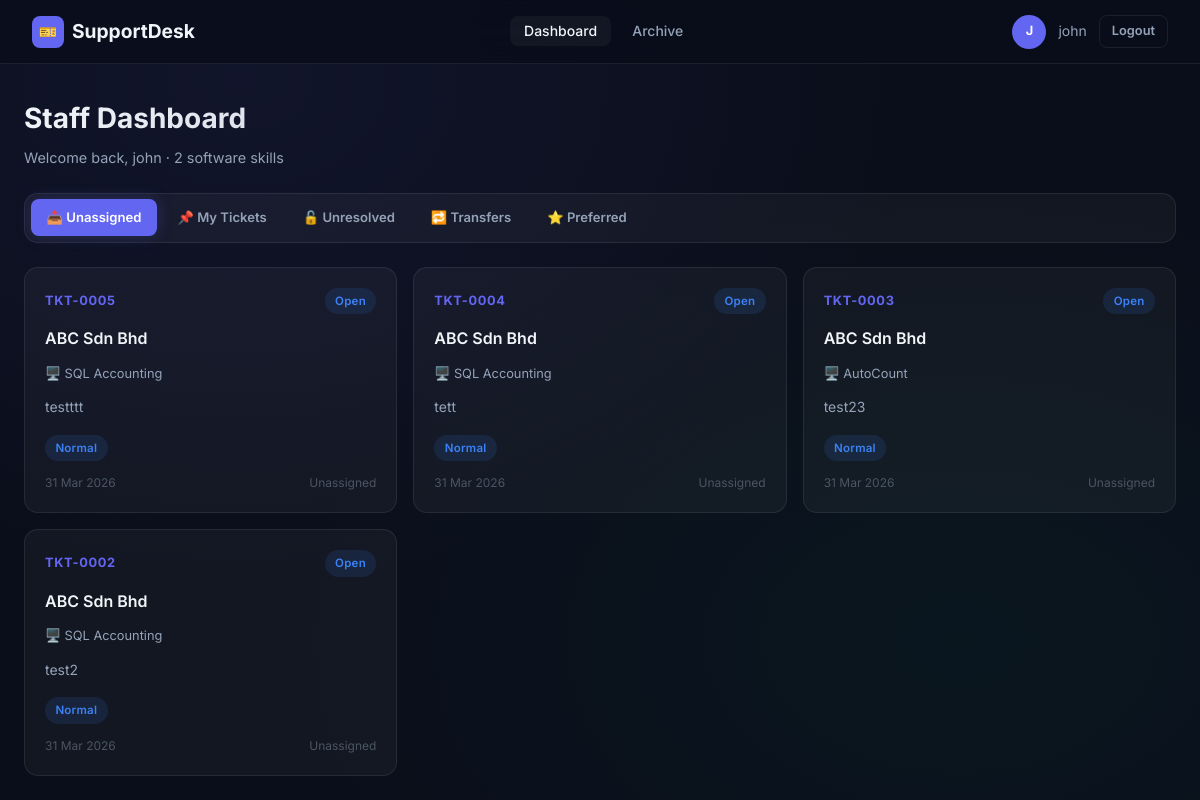
/staff/dashboard (signed in), run on the app's committed database.
### models.py (models this page shows, shortened)
class StaffUser(UserMixin, db.Model):
    __tablename__ = 'staff_users'
    id = db.Column(db.Integer, primary_key=True)
    username = db.Column(db.String(80), unique=True, nullable=False)
    password_hash = db.Column(db.String(200), nullable=False)
    role = db.Column(db.String(20), nullable=False, default='support')  # admin / support
    skills = db.relationship('StaffSkill', backref='staff', lazy=True)

class Ticket(db.Model):
    __tablename__ = 'tickets'
    id = db.Column(db.Integer, primary_key=True)
    ticket_no = db.Column(db.String(20), unique=True, nullable=False)
    company_id = db.Column(db.Integer, db.ForeignKey('customers.id'), nullable=False)
    user_id = db.Column(db.Integer, db.ForeignKey('users.id'), nullable=False)
    software_id = db.Column(db.Integer, db.ForeignKey('software_types.id'), nullable=False)
    description = db.Column(db.Text, nullable=False)
    priority = db.Column(db.String(20), default='Normal')  # Low / Normal / High / Urgent
    attachment = db.Column(db.String(200), nullable=True)
    status = db.Column(db.String(30), default='Open')  # Open / Assigned / In Progress / Closed
    assigned_to = db.Column(db.Integer, db.ForeignKey('staff_users.id'), nullable=True)
    assigned_at = db.Column(db.DateTime, nullable=True)
    support_status_at_creation = db.Column(db.String(20), nullable=False)
    preferred_staff_id = db.Column(db.Integer, db.ForeignKey('staff_users.id'), nullable=True)
    preferred_status = db.Column(db.String(20), nullable=True)  # Pending / Accepted / Rejected
    remote_tool = db.Column(db.String(50), nullable=True)
    remote_id = db.Column(db.String(50), nullable=True)
    remote_password = db.Column(db.String(50), nullable=True)
    staff_remark = db.Column(db.Text, nullable=True)
    created_at = db.Column(db.DateTime, default=db.func.now())
    closed_at = db.Column(db.DateTime, nullable=True)
    software = db.relationship('SoftwareType')
    submitter = db.relationship('User', foreign_keys=[user_id])
    assignee = db.relationship('StaffUser', foreign_keys=[assigned_to])
    preferred_staff = db.relationship('StaffUser', foreign_keys=[preferred_staff_id])
    replies = db.relationship('Reply', backref='ticket', lazy=True, order_by='Reply.created_at')
    transfer_requests = db.relationship('TransferRequest', backref='ticket', lazy=True)

class Customer(db.Model):
    __tablename__ = 'customers'
    id = db.Column(db.Integer, primary_key=True)
    company_name = db.Column(db.String(120), nullable=False)
    support_start = db.Column(db.Date, nullable=False)
    support_end = db.Column(db.Date, nullable=False)
    phone_number = db.Column(db.String(30), nullable=False)
    users = db.relationship('User', backref='company', lazy=True)
    tickets = db.relationship('Ticket', backref='company', lazy=True)
    software_links = db.relationship('CustomerSoftware', backref='customer', lazy=True)

class SoftwareType(db.Model):
    __tablename__ = 'software_types'
    id = db.Column(db.Integer, primary_key=True)
    name = db.Column(db.String(100), nullable=False, unique=True)

### routes/staff.py (the view, shortened to what this page needs)
@staff_bp.route('/dashboard')
@login_required
@require_staff
def dashboard():
    staff = current_user
    my_software_ids = [s.software_id for s in staff.skills]
    tab = request.args.get('tab', 'unassigned')
    if tab == 'unassigned':
        tickets = Ticket.query.filter(
            Ticket.assigned_to == None,
            Ticket.status == 'Open',
            Ticket.software_id.in_(my_software_ids),
            Ticket.preferred_staff_id == None
        ).order_by(Ticket.created_at.desc()).all()
    elif tab == 'my_tickets':
        tickets = Ticket.query.filter(
            Ticket.assigned_to == staff.id,
            Ticket.status != 'Closed'
        ).order_by(Ticket.created_at.desc()).all()
    elif tab == 'unresolved':
        tickets = Ticket.query.filter(
            Ticket.status != 'Closed'
        ).order_by(Ticket.created_at.desc()).all()
    elif tab == 'closed':
        tickets = Ticket.query.filter_by(status='Closed').order_by(Ticket.created_at.desc()).all()
    elif tab == 'customer_assigned':
        tickets = Ticket.query.filter(
            Ticket.preferred_staff_id == staff.id,
            Ticket.preferred_status == 'Pending'
        ).order_by(Ticket.created_at.desc()).all()
    else:
        tickets = []
    transfer_count = TransferRequest.query.filter_by(to_staff_id=staff.id, status='Pending').count()
    customer_assigned_count = Ticket.query.filter_by(preferred_staff_id=staff.id, preferred_status='Pending').count()
    return render_template('staff/dashboard.html',
                           tab=tab,
                           tickets=tickets,
                           transfers=[],
                           transfer_count=transfer_count,
                           customer_assigned_count=customer_assigned_count)

### models.py (called while the page is built)
@login_manager.user_loader
def load_user(user_id):
    if user_id.startswith('staff-'):
        return StaffUser.query.get(int(user_id.split('-')[1]))
    elif user_id.startswith('user-'):
        return User.query.get(int(user_id.split('-')[1]))
    return None

### routes/staff.py (called while the page is built)
def require_staff(f):
    from functools import wraps
    from models import StaffUser
    @wraps(f)
    def decorated(*args, **kwargs):
        if not isinstance(current_user, StaffUser):
            flash('Access denied.', 'error')
            return redirect(url_for('auth.staff_login'))
        return f(*args, **kwargs)
    return decorated

### templates/staff/dashboard.html (shortened to what this page needs)
{% extends 'base.html' %}
{% block content %}
<div class="container">
  <div class="page-header">
    <h1 class="page-title">Staff Dashboard</h1>
    <p class="page-subtitle">Welcome back, {{ current_user.username }} · {{ current_user.skills | length }} software skills</p>
  </div>
  <div class="tabs">
    <a href="?tab=unassigned" class="tab-btn {{ 'active' if tab == 'unassigned' }}">📥 Unassigned</a>
    <a href="?tab=my_tickets" class="tab-btn {{ 'active' if tab == 'my_tickets' }}">📌 My Tickets</a>
    <a href="?tab=unresolved" class="tab-btn {{ 'active' if tab == 'unresolved' }}">🔓 Unresolved</a>
    <a href="?tab=transfers" class="tab-btn {{ 'active' if tab == 'transfers' }}">
      🔁 Transfers
    </a>
    <a href="?tab=customer_assigned" class="tab-btn {{ 'active' if tab == 'customer_assigned' }}">
      ⭐ Preferred
    </a>
  </div>
  {% if tab == 'transfers' %}
    {% if transfers %}
    <div class="ticket-grid">
      {% for tr in transfers %}
      <div class="ticket-card">
        <div class="flex items-center justify-between">
          <span class="ticket-no">{{ tr.ticket.ticket_no }}</span>
          <span class="badge badge-pending">Pending Transfer</span>
        </div>
        <div class="ticket-company">{{ tr.ticket.company.company_name }}</div>
        <div class="ticket-software">🖥️ {{ tr.ticket.software.name }}</div>
        <div class="ticket-desc">{{ tr.ticket.description }}</div>
        {% if tr.reason %}
        <div style="font-size:0.8rem; color:var(--text-muted); font-style:italic;">Reason: {{ tr.reason }}</div>
        {% endif %}
        <div class="flex gap-2 mt-4">
          <form method="POST" action="{{ url_for('staff.approve_transfer', request_id=tr.id) }}">
            <button type="submit" id="btn-approve-{{ tr.id }}" class="btn btn-success btn-sm">✅ Accept</button>
          </form>
          <form method="POST" action="{{ url_for('staff.reject_transfer', request_id=tr.id) }}">
            <button type="submit" id="btn-reject-{{ tr.id }}" class="btn btn-danger btn-sm">❌ Reject</button>
          </form>
          <a href="{{ url_for('staff.ticket_detail', ticket_id=tr.ticket_id) }}" class="btn btn-ghost btn-sm">View →</a>
        </div>
        <div class="ticket-footer">
          <span>From: {{ tr.from_staff.username }}</span>
          <span>{{ tr.created_at.strftime('%d %b %Y') }}</span>
        </div>
      </div>
      {% endfor %}
    </div>
    {% else %}
    <div class="empty-state">
      <div class="icon">🔁</div>
      <h3>No pending transfer requests</h3>
      <p>You'll see transfer requests directed to you here.</p>
    </div>
    {% endif %}
  {% else %}
    {% if tickets %}
    <div class="ticket-grid">
      {% for ticket in tickets %}
      <a href="{{ url_for('staff.ticket_detail', ticket_id=ticket.id) }}" style="text-decoration:none;">
        <div class="ticket-card priority-{{ ticket.priority }}">
          <div class="flex items-center justify-between">
            <span class="ticket-no">{{ ticket.ticket_no }}</span>
            <span class="badge badge-{{ ticket.status.lower().replace(' ','') }}">{{ ticket.status }}</span>
          </div>
          <div class="ticket-company">{{ ticket.company.company_name }}</div>
          <div class="ticket-software">🖥️ {{ ticket.software.name }}</div>
          <div class="ticket-desc">{{ ticket.description }}</div>
          <div class="ticket-meta">
            <span class="badge priority-badge-{{ ticket.priority }}">{{ ticket.priority }}</span>
          </div>
          <div class="ticket-footer">
            <span>{{ ticket.created_at.strftime('%d %b %Y') }}</span>
            {% if ticket.assignee %}
            <span>👤 {{ ticket.assignee.username }}</span>
            {% else %}
            <span style="color:var(--text-muted);">Unassigned</span>
            {% endif %}
          </div>
        </div>
      </a>
      {% endfor %}
    </div>
    {% else %}
    <div class="empty-state">
      <div class="icon">📭</div>
      <h3>No tickets found</h3>
      <p>Nothing here in this category right now.</p>
    </div>
    {% endif %}
  {% endif %}
</div>
{% endblock %}

### templates/base.html (shortened to what this page needs)
<!DOCTYPE html>
<html lang="en">
<head>
  <link rel="stylesheet" href="{{ url_for('static', filename='css/style.css') }}" />
</head>
<body>
{% if current_user.is_authenticated %}
<nav class="navbar">
  <div style="display:flex; align-items:center; gap:1rem;">
    <a href="#" class="navbar-brand">
      <span class="logo-icon">🎫</span>
      SupportDesk
    </a>
  </div>
  <ul class="navbar-nav">
    {% if current_user.__class__.__name__ == 'User' %}
      <li><a href="{{ url_for('customer.dashboard') }}" class="{{ 'active' if request.endpoint == 'customer.dashboard' }}">Dashboard</a></li>
      <li><a href="{{ url_for('customer.submit_ticket') }}" class="{{ 'active' if request.endpoint == 'customer.submit_ticket' }}">New Ticket</a></li>
      <li><a href="{{ url_for('customer.ticket_history') }}" class="{{ 'active' if request.endpoint == 'customer.ticket_history' }}">My Tickets</a></li>
    {% elif current_user.__class__.__name__ == 'StaffUser' %}
      {% if current_user.role == 'admin' %}
        <li><a href="{{ url_for('admin.dashboard') }}" class="{{ 'active' if request.endpoint == 'admin.dashboard' }}">Dashboard</a></li>
        <li><a href="{{ url_for('admin.manage_staff') }}" class="{{ 'active' if request.endpoint == 'admin.manage_staff' }}">Staff</a></li>
        <li><a href="{{ url_for('admin.manage_customers') }}" class="{{ 'active' if request.endpoint == 'admin.manage_customers' }}">Customers</a></li>
        <li><a href="{{ url_for('admin.manage_software') }}" class="{{ 'active' if request.endpoint == 'admin.manage_software' }}">Software</a></li>
      {% else %}
        <li><a href="{{ url_for('staff.dashboard') }}" class="{{ 'active' if request.endpoint == 'staff.dashboard' }}">Dashboard</a></li>
        <li><a href="{{ url_for('staff.archive') }}" class="{{ 'active' if request.endpoint == 'staff.archive' }}">Archive</a></li>
      {% endif %}
    {% endif %}
  </ul>
  <div class="navbar-user">
    <div class="avatar">{{ current_user.username[0].upper() }}</div>
    <span>{{ current_user.username }}</span>
    <a href="{{ url_for('auth.logout') }}" class="btn btn-ghost btn-sm">Logout</a>
  </div>
</nav>
{% endif %}
{% block content %}{% endblock %}
</body>
</html>

### data on the page
StaffUser: username "J", username "john"
Ticket: ticket_no "TKT-0005", status "Open", company.company_name "ABC Sdn Bhd", software.name "SQL Accounting", description "testttt", priority "Normal", created_at "31 Mar 2026"
Ticket: ticket_no "TKT-0004", status "Open", company.company_name "ABC Sdn Bhd", software.name "SQL Accounting", description "tett", priority "Normal", created_at "31 Mar 2026"
Ticket: ticket_no "TKT-0003", status "Open", company.company_name "ABC Sdn Bhd", software.name "AutoCount", description "test23", priority "Normal", created_at "31 Mar 2026"
Ticket: ticket_no "TKT-0002", status "Open", company.company_name "ABC Sdn Bhd", software.name "SQL Accounting", description "test2", priority "Normal", created_at "31 Mar 2026"

### other printed values
{{ current_user.skills | length }} "2"
